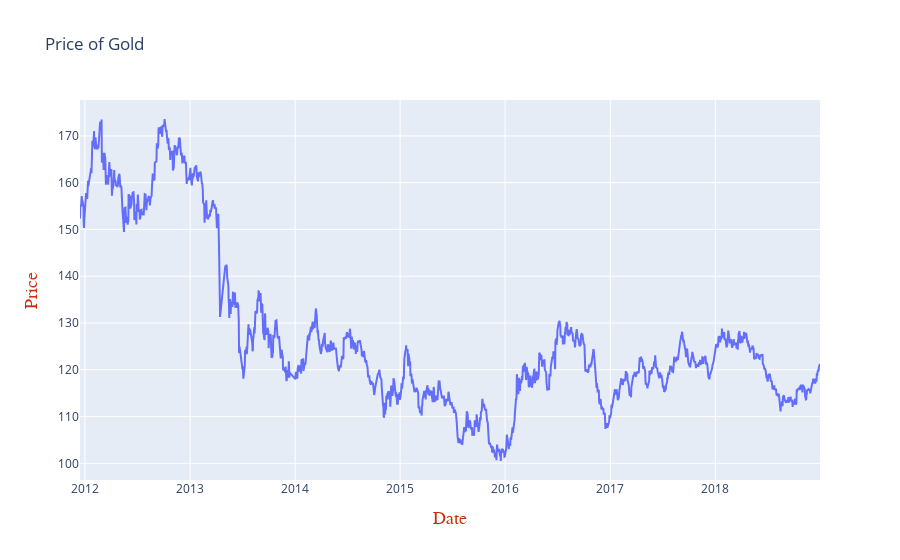

Here is the notebook cell this chart was saved with:
### Code cell
iplot(plot)

### Figure 1 — Plotly figure (JSON) as saved in the notebook; plotly's stock layout.template omitted (floating-point values rounded to 4 significant figures; data arrays with more than 128 entries replaced by an {"elided": "..."} marker saying what was removed)
{"data": [{"type": "scatter", "x": {"elided": "1718 str values"}, "y": {"elided": "1718 float values"}}], "layout": {"title": {"text": "Price of Gold"}, "xaxis": {"title": {"font": {"color": "#CA2F0E", "family": "Courier New,monospace", "size": 18}, "text": "Date"}}, "yaxis": {"title": {"font": {"color": "#CA2F0E", "family": "Courier New,monospace", "size": 18}, "text": "Price"}}}}
